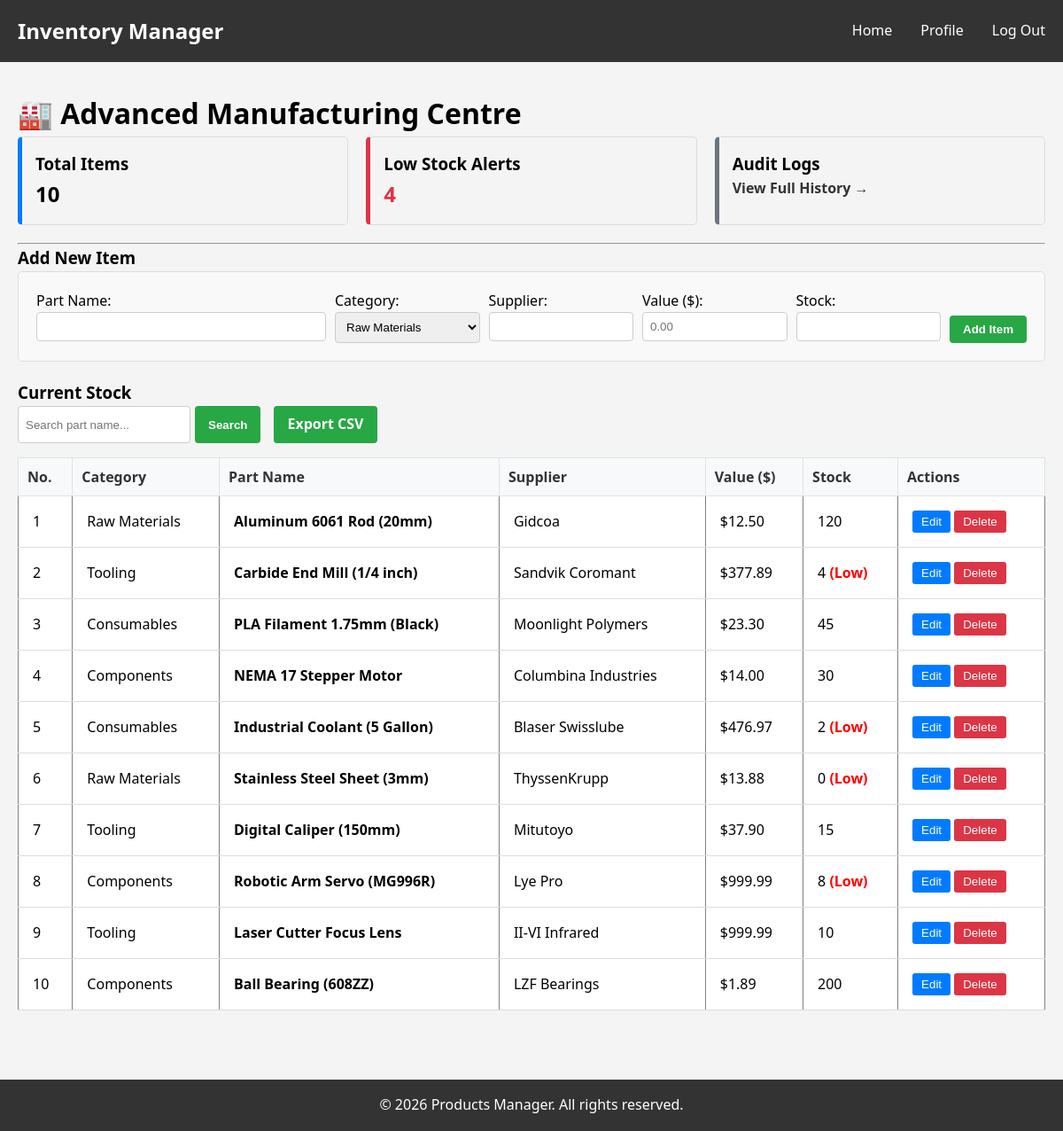
The page /pages/manage_inventory.php (signed in) on the database as committed earlier.
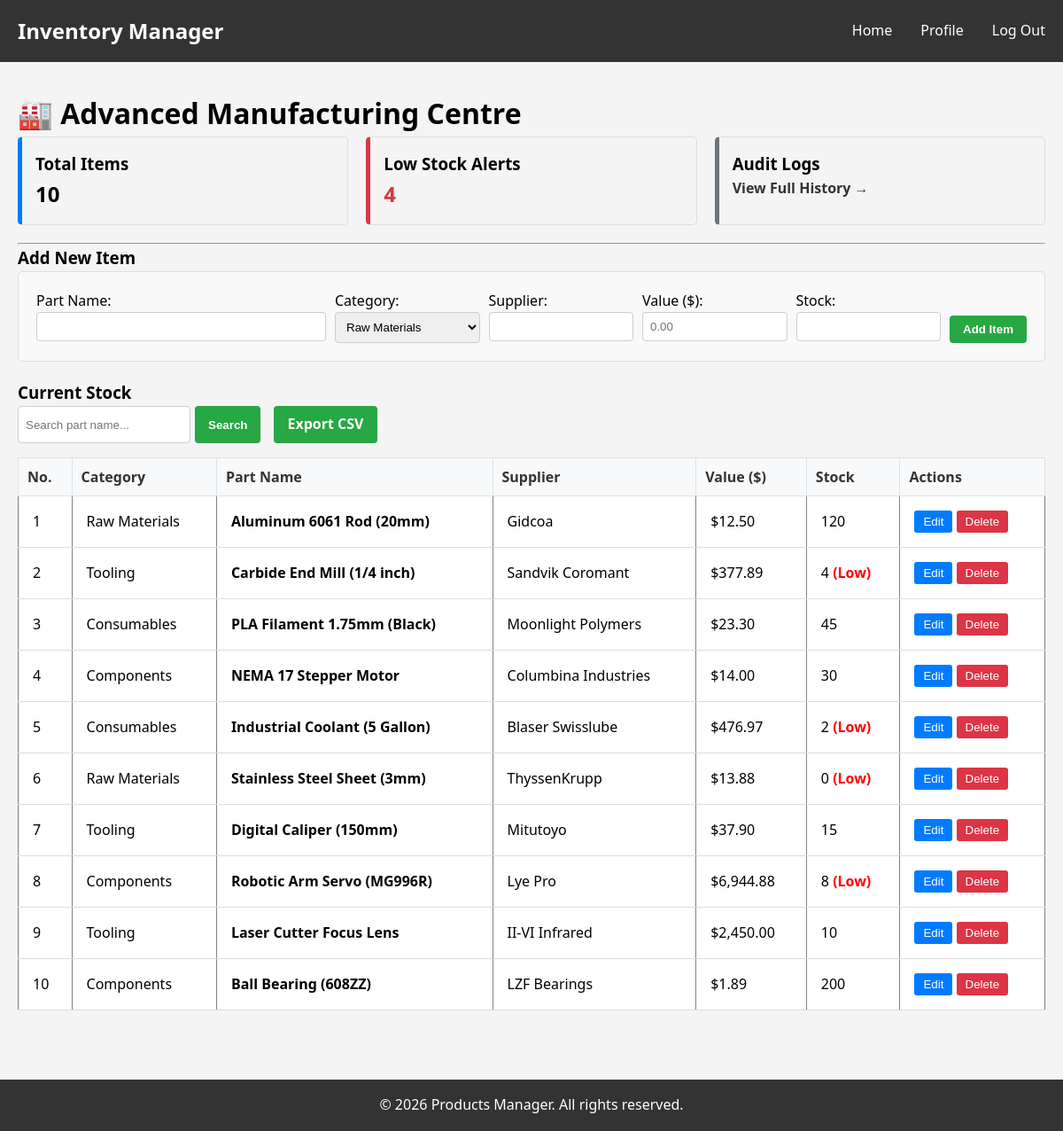
The same page on the database as committed later.
### tables this page shows
CREATE TABLE `inventory` (
    `id` INT AUTO_INCREMENT PRIMARY KEY,
    `part_name` VARCHAR(100) NOT NULL,
    `category` VARCHAR(50) DEFAULT 'General',
    `supplier` VARCHAR(100) DEFAULT 'Unknown',
    `stock_level` INT NOT NULL DEFAULT 0,
    `cost_per_part` FLOAT(6,2),
    `status` ENUM('active', 'obsolete') DEFAULT 'active',
    `is_deleted` TINYINT(1) DEFAULT 0, 
    `updated_at` TIMESTAMP DEFAULT CURRENT_TIMESTAMP ON UPDATE CURRENT_TIMESTAMP
);

### utils/inventory_logic.php (called while the page is built, shortened)
<?php
function getInventory($conn, $search = '') {
    $items = [];
    try {
        if (!empty($search)) {
            $stmt = $conn->prepare("SELECT * FROM inventory WHERE (part_name LIKE ? OR category LIKE ? OR id = ?) AND is_deleted = 0 ORDER BY id ASC");
            $searchTerm = "%$search%";
            $stmt->bind_param("sss", $searchTerm, $searchTerm, $search);
            $stmt->execute();
            $result = $stmt->get_result();
        } else {
            $result = $conn->query("SELECT * FROM inventory WHERE is_deleted = 0 ORDER BY id ASC");
        }
        while ($row = $result->fetch_assoc()) {
            $items[] = $row;
        }
        return $items;
    } catch (Exception $e) { return []; }
}
?>

### pages/manage_inventory.php (the view, shortened to what this page needs)
<?php
require_once '../config/config.php';
require_once '../utils/inventory_logic.php';
$searchTerm = $_GET['search'] ?? '';
$inventoryItems = getInventory($conn, $searchTerm);
$totalItems = count($inventoryItems);
$lowStockCount = 0;
foreach ($inventoryItems as $item) {
    if ($item['stock_level'] < 10) $lowStockCount++;
}
require_once '../includes/header.php';
?>
<link rel="stylesheet" href="../css/style.css">
<div class="container">
    <h1>🏭 Advanced Manufacturing Centre</h1>
    <div style="display: flex; gap: 20px; margin-bottom: 20px;">
        <div style="flex: 1; padding: 15px; background: #f4f4f4; border: 1px solid #ddd; border-radius: 5px; border-left: 5px solid #007bff;">
            <h3>Total Items</h3>
            <p style="font-size: 24px; font-weight: bold; margin: 0;"><?php echo $totalItems; ?></p>
        </div>
        <div style="flex: 1; padding: 15px; background: #f4f4f4; border: 1px solid #ddd; border-radius: 5px; border-left: 5px solid #dc3545;">
            <h3>Low Stock Alerts</h3>
            <p style="font-size: 24px; font-weight: bold; margin: 0; color: #dc3545;"><?php echo $lowStockCount; ?></p>
        </div>
        <div style="flex: 1; padding: 15px; background: #f4f4f4; border: 1px solid #ddd; border-radius: 5px; border-left: 5px solid #6c757d;">
            <h3>Audit Logs</h3>
            <p><a href="view_audit_logs.php" style="text-decoration: none; color: #333; font-weight: bold;">View Full History &rarr;</a></p>
        </div>
    </div>
    <hr>
    <h3 id="formTitle">Add New Item</h3>
    <form id="inventoryForm" method="POST" action="" style="background: #f9f9f9; padding: 20px; border: 1px solid #ddd; margin-bottom: 20px; border-radius: 5px;">
        <div style="display: flex; gap: 10px; flex-wrap: wrap;">
            <div style="flex: 2;">
                <label>Part Name:</label><br>
                <input type="text" name="part_name" id="inputName" required style="width: 100%; padding: 8px; border: 1px solid #ccc; border-radius: 4px;">
            </div>
            <div style="flex: 1;">
                <label>Category:</label><br>
                <select name="category" id="inputCategory" style="width: 100%; padding: 8px; border: 1px solid #ccc; border-radius: 4px;">
                    <option>Raw Materials</option>
                </select>
            </div>
            <div style="flex: 1;">
                <label>Supplier:</label><br>
                <input type="text" name="supplier" id="inputSupplier" style="width: 100%; padding: 8px; border: 1px solid #ccc; border-radius: 4px;">
            </div>
            <div style="flex: 1;">
                <label>Value ($):</label><br> <input type="number" step="0.01" name="cost_per_part" id="inputcost_per_part" max="10000" placeholder="0.00" required style="width: 100%; padding: 8px; border: 1px solid #ccc; border-radius: 4px;">
            </div>
            <div style="flex: 1;">
                <label>Stock:</label><br>
                <input type="number" name="quantity" id="inputQty" required style="width: 100%; padding: 8px; border: 1px solid #ccc; border-radius: 4px;">
            </div>
            <div style="display: flex; align-items: flex-end;">
                <button type="submit" id="submitBtn" class="btn-green">Add Item</button>
            </div>
        </div>
    </form>
    <h3>Current Stock</h3>
    <form method="GET" style="margin-bottom: 10px; display: flex; gap: 5px;">
        <input type="text" name="search" placeholder="Search part name..." value="<?php echo htmlspecialchars($searchTerm); ?>" style="padding: 8px; border: 1px solid #ccc; border-radius: 4px;">
        <button type="submit" class="btn-green">Search</button>
        <a href="manage_inventory.php?export=true" class="btn-green" style="margin-left: 10px;">Export CSV</a>
    </form>
    <table border="1" cellpadding="10" cellspacing="0" style="width: 100%; border-collapse: collapse; margin-bottom: 30px;">
        <tr style="background: #e9ecef; color: black; font-weight: bold;">
            <th style="padding: 10px; border: 1px solid #dee2e6;">No.</th>
            <th style="padding: 10px; border: 1px solid #dee2e6;">Category</th>
            <th style="padding: 10px; border: 1px solid #dee2e6;">Part Name</th>
            <th style="padding: 10px; border: 1px solid #dee2e6;">Supplier</th>
            <th style="padding: 10px; border: 1px solid #dee2e6;">Value ($)</th> <th style="padding: 10px; border: 1px solid #dee2e6;">Stock</th>
            <th style="padding: 10px; border: 1px solid #dee2e6;">Actions</th>
        </tr>
        <?php if (count($inventoryItems) > 0): ?>
            <?php $rowNumber = 1; ?>
            <?php foreach ($inventoryItems as $item): ?>
                <tr style="border-bottom: 1px solid #eee;">
                    <td><?php echo $rowNumber++; ?></td>
                    <td><?php echo htmlspecialchars($item['category']); ?></td>
                    <td><b><?php echo htmlspecialchars($item['part_name']); ?></b></td>
                    <td><?php echo htmlspecialchars($item['supplier']); ?></td>
                    <td>$<?php echo number_format($item['cost_per_part'], 2); ?></td> <td>
                        <?php echo $item['stock_level']; ?>
                        <?php if($item['stock_level'] < 10) echo " <span style='color:red; font-weight:bold;'>(Low)</span>"; ?>
                    </td>
                    <td>
                        <button class="btn-blue" onclick="editItem(
                            '<?php echo $item['id']; ?>',
                            '<?php echo addslashes($item['part_name']); ?>',
                            '<?php echo $item['stock_level']; ?>',
                            '<?php echo addslashes($item['category']); ?>',
                            '<?php echo addslashes($item['supplier']); ?>',
                            '<?php echo $item['cost_per_part']; ?>'
                        )">Edit</button>
                        <form method="POST" style="display:inline;" onsubmit="return confirm('Delete this item?');">
                            <button class="btn-red">Delete</button>
                        </form>
                    </td>
                </tr>
            <?php endforeach; ?>
        <?php else: ?>
            <tr><td colspan="7" style="text-align: center;">No items found.</td></tr>
        <?php endif; ?>
    </table>
</div>
<?php require_once '../includes/footer.php'; ?>

### includes/header.php
<nav class="navbar">
    <div class="container">
        <h1>Inventory Manager</h1>
        <ul>
            <?php if (isset($_SESSION["username"])): ?>
                <?php if ($_SESSION["role"] === "User"): ?>
                    <li><a href="<?php echo BASE_URL; ?>/pages/index_user.php">Home</a></li>
                <?php elseif ($_SESSION["role"] === "Admin"): ?>
                    <li><a href="<?php echo BASE_URL; ?>/pages/index_admin.php">Home</a></li>
                <?php endif; ?>
                <li><a href="<?php echo BASE_URL; ?>/pages/profile.php">Profile</a></li>
                <li><a href="<?php echo BASE_URL; ?>/pages/logout.php">Log Out</a></li>
            <?php endif; ?>
        </ul>
    </div>
</nav>

### includes/footer.php
<footer>
    <div class="container">
        <p>&copy; <?php echo date('Y'); ?> Products Manager. All rights reserved.</p>
    </div>
</footer>

### css/style.css (style rules this page uses)
* { margin: 0; padding: 0; box-sizing: border-box; }
.container { max-width: 1200px; width: 100%; margin: 0 auto; padding: 0 20px; }
.navbar { background-color: #333; color: white; padding: 1rem 0; margin-bottom: 2rem; width: 100%; }
.navbar .container { display: flex; justify-content: space-between; align-items: center; }
.navbar h1 { font-size: 1.5rem; }
.navbar ul { display: flex; list-style: none; gap: 2rem; }
.navbar a { color: white; text-decoration: none; transition: color 0.3s; }
footer { background-color: #333; color: white; text-align: center; padding: 1rem 0; margin-top: 3rem; width: 100%; }
table { width: 100%; border-collapse: collapse; margin-top: 1rem; background-color: white; }
table th, table td { padding: 1rem; text-align: left; border-bottom: 1px solid #ddd; }
table th { background-color: #f8f9fa; font-weight: bold; color: #333; }

### pages/manage_inventory.php (style rules this page uses)
.btn-green { background-color: #28a745; color: white; border: none; padding: 8px 15px; border-radius: 4px; cursor: pointer; text-decoration: none; font-weight: bold; }
.btn-blue { background-color: #007bff; color: white; border: none; padding: 5px 10px; border-radius: 3px; cursor: pointer; }
.btn-red { background-color: #dc3545; color: white; border: none; padding: 5px 10px; border-radius: 3px; cursor: pointer; }

Rows that differ between the two databases and show on the page:
changed inventory "Robotic Arm Servo (MG996R)": cost_per_part "999.99" → "6,944.88"
changed inventory "Laser Cutter Focus Lens": cost_per_part "999.99" → "2,450.00"
